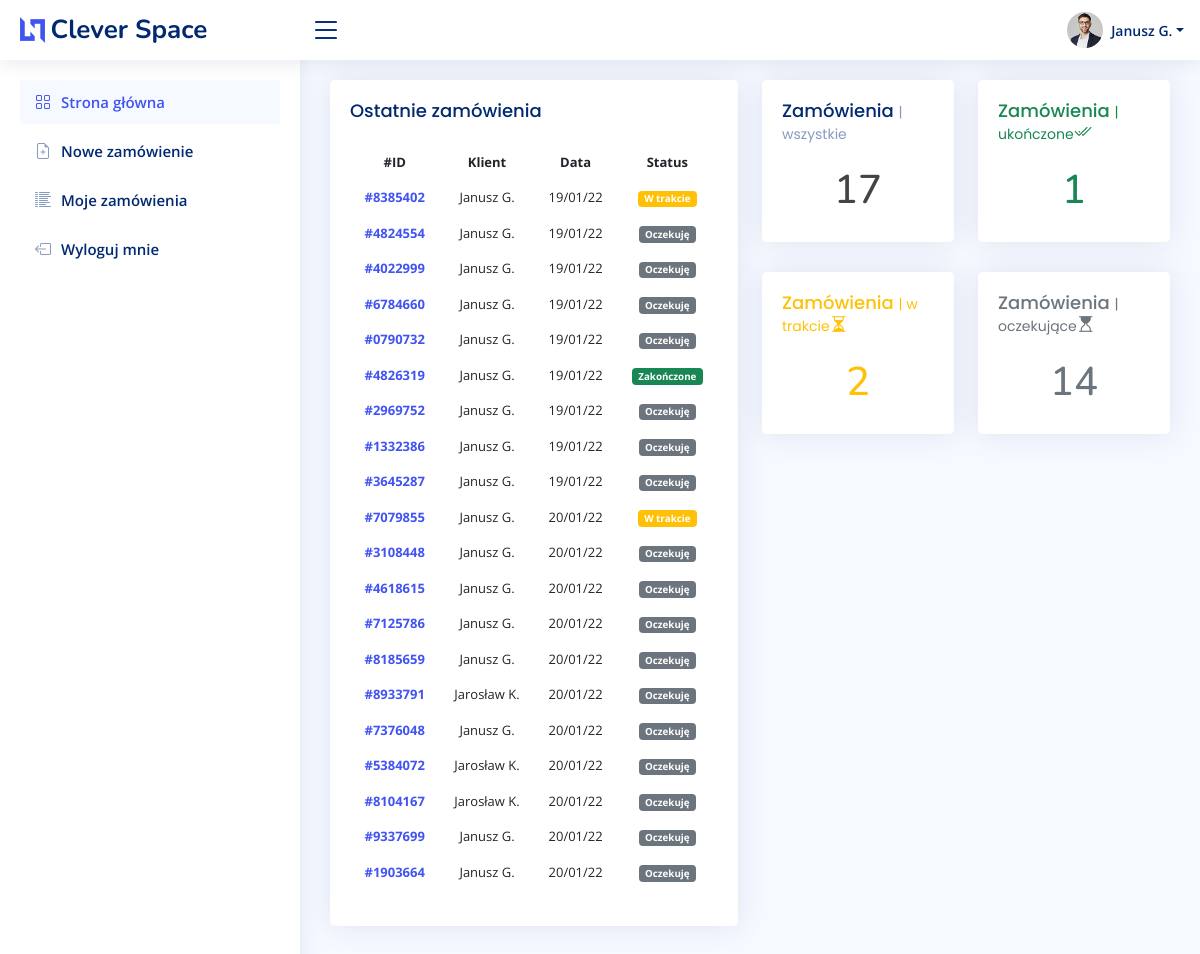
The page / (signed in) on the database as committed earlier.
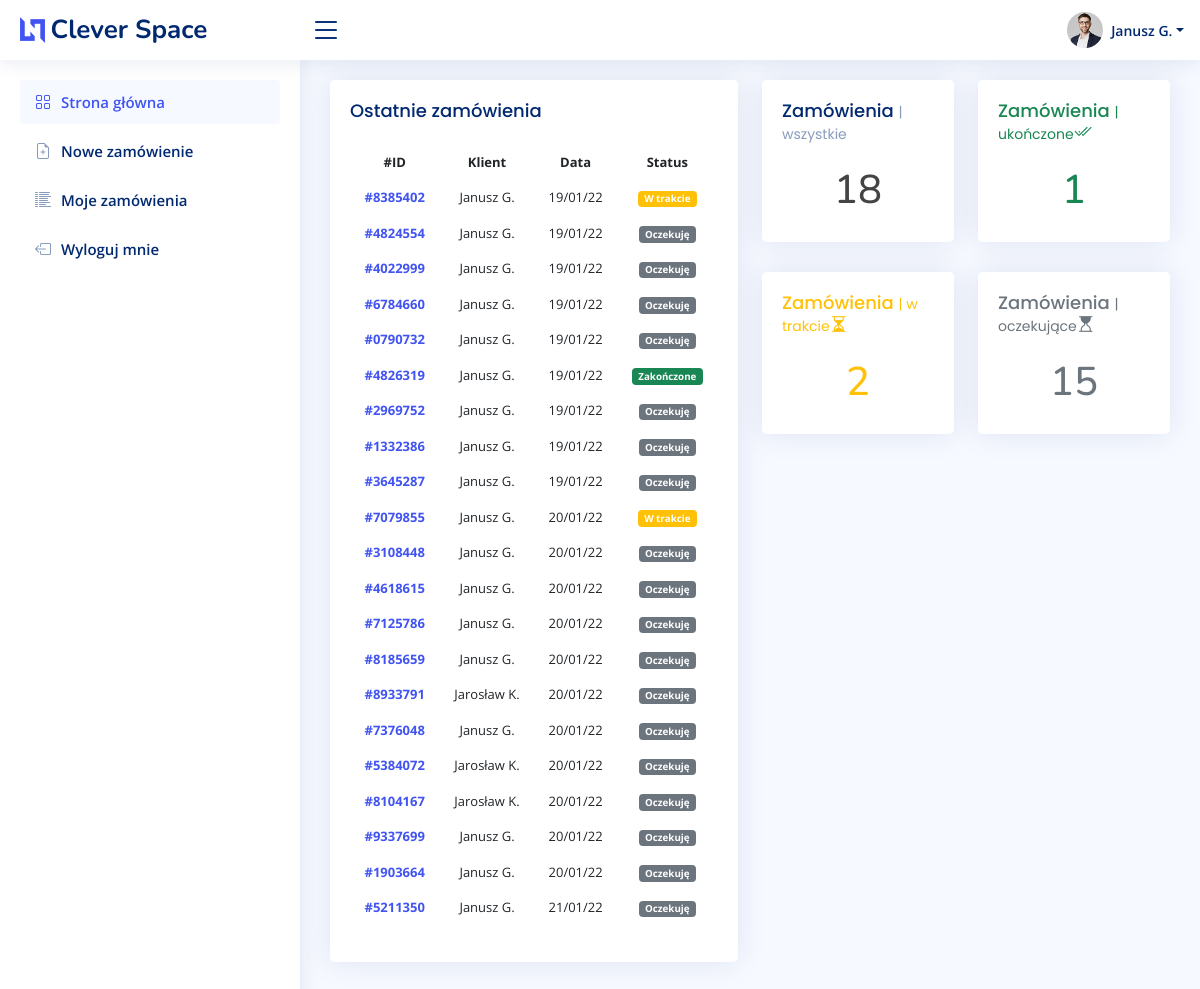
The same page on the database as committed later.
### order/models.py (models this page shows, shortened)
class Order(models.Model):
    PENDING = 0
    DURING = 1
    DONE = 2
    STATUS = (
        (PENDING, 'Oczekuję'),
        (DURING, 'W trakcie'),
        (DONE, 'Zakończone'),
    )
    user = models.ForeignKey(settings.AUTH_USER_MODEL, on_delete=models.CASCADE, related_name='order_user')
    date_created = models.DateTimeField(auto_now_add=True, null=True)
    slug = RandomSlugField(length=7, exclude_lower=True, exclude_upper=True, exclude_vowels=True)
    status = models.SmallIntegerField(choices=STATUS, default=PENDING)
    class Meta:
        verbose_name = "zamówienie"
        verbose_name_plural = "zamówienia"

### account/models.py (models this page shows, shortened)
class UserBase(AbstractBaseUser, PermissionsMixin):
    email = models.EmailField(unique=True)
    first_name = models.CharField(max_length=150, blank=True)
    last_name = models.CharField(max_length=150, blank=True)
    phone_number = models.CharField(max_length=15, blank=True)
    postcode = models.CharField(max_length=12, blank=True)
    address_line_1 = models.CharField(max_length=150, blank=True)
    address_line_2 = models.CharField(max_length=150, blank=True)
    town_city = models.CharField(max_length=150, blank=True)
    is_active = models.BooleanField(default=True)
    is_staff = models.BooleanField(default=False)
    created = models.DateTimeField(auto_now_add=True)
    updated = models.DateTimeField(auto_now=True)
    objects = CustomAccountManager()
    USERNAME_FIELD = 'email'
    REQUIRED_FIELDS = ['first_name', 'last_name']
    class Meta:
        verbose_name = "Konto"
        verbose_name_plural = "Konta"

### order/views.py (the view)
# urls.py: 2. Add a URL to urlpatterns:  path('', views.home, name='home')
@login_required(login_url='login')
def home(request):
    user_id = request.user.id
    if request.user.is_staff:
        orders = Order.objects.all()
    else:
        orders = Order.objects.filter(user_id=user_id)[0:10]
    orders_total = Order.objects.filter(user_id=user_id).count()
    orders_pending = Order.objects.filter(user_id=user_id, status='0').count()
    orders_during = Order.objects.filter(user_id=user_id, status='1').count()
    orders_done = Order.objects.filter(user_id=user_id, status='2').count()
    context = { 'orders': orders,
                'orders_total': orders_total,
                'orders_pending': orders_pending,
                'orders_during': orders_during,
                'orders_done': orders_done,
                }
    return render(request, "order/home.html", context)

### order/templates/order/home.html
{% extends 'main.html' %}
{% load static %}
{% block content %}
<div class="row">
  <div class="col-sm-6">
    <div class="card recent-sales">
      <div class="card-body">
        <h5 class="card-title">Ostatnie zamówienia</h5>
        <table class="table table-borderless">
          <thead>
            <tr>
              <th scope="col">#ID</th>
              <th scope="col">Klient</th>
              <th scope="col">Data</th>
              <th scope="col">Status</th>
            </tr>
          </thead>
          <tbody>
            {% for i in orders %}
            <tr>
              <th scope="row"><a href="{% url 'detail' i.slug %}">#{{ i.slug }}</a></th>
              <td>{{ i.user.first_name }} {{ i.user.last_name|first }}.</td>
              <td>{{ i.date_created|date:"d/m/y" }}</td>
              <td><span class="badge {% if i.status == 2 %} bg-success {% elif i.status == 1 %} bg-warning {% elif i.status == 0 %} bg-secondary {% endif %} ">{{ i.get_status_display }}</span></td>
            </tr>
            {% endfor %}
          </tbody>
        </table>
      </div>
    </div>
  </div>
  <div class="col-sm-6">
    <div class="row">
      <div class="col-sm-6">
        <div class="card info-card">
          <div class="card-body">
            <h5 class="card-title">Zamówienia <span>| wszystkie</span></h5>
            <div class="d-flex align-items-center">
              <div class="mx-auto">
                <h1>{{ orders_total }}</h1>
              </div>
            </div>
          </div>
        </div>
      </div>
      <div class="col-sm-6">
        <div class="card info-card">
          <div class="card-body">
            <h5 class="card-title text-success">Zamówienia <span class="text-success">| ukończone</span><i class="bi bi-check2-all"></i></h5>
            <div class="d-flex align-items-center">
              <div class="mx-auto">
                <h1 class="text-success">{{ orders_done }}</h1>
              </div>
            </div>
          </div>
        </div>
      </div>
    </div>
    <div class="row">
      <div class="col-sm-6">
        <div class="card info-card">
          <div class="card-body">
            <h5 class="card-title text-warning">Zamówienia <span class="text-warning">| w trakcie</span><i class="bi bi-hourglass-split"></i></h5>
            <div class="d-flex align-items-center">
              <div class="mx-auto">
                <h1 class="text-warning">{{ orders_during }}</h1>
              </div>
            </div>
          </div>
        </div>
      </div>
      <div class="col-sm-6">
        <div class="card info-card">
          <div class="card-body">
            <h5 class="card-title text-muted">Zamówienia <span class="text-muted">| oczekujące</span><i class="bi bi-hourglass-top"></i></h5>
            <div class="d-flex align-items-center">
              <div class="mx-auto">
                <h1 class="text-muted">{{ orders_pending }}</h1>
              </div>
            </div>
          </div>
        </div>
      </div>
    </div>
  </div>
</div>
{% endblock %}

Rows that differ between the two databases and show on the page:
added Order: slug "5211350", user.first_name "Janusz", user.last_name|first "G", date_created "21/01/22", status "Oczekuję"
Other text that changed with them:
{{ orders_total }}: "17" → "18"
{{ orders_pending }}: "14" → "15"
